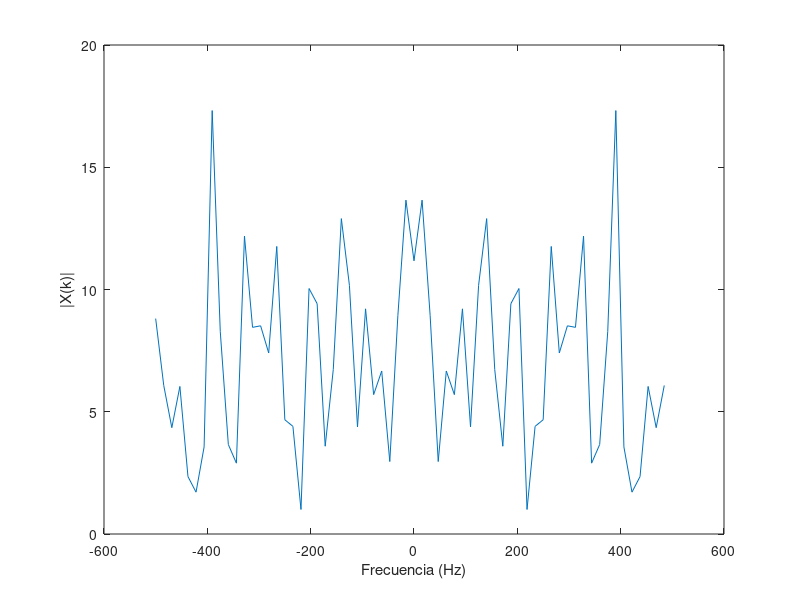

MATLAB code for this plot: (Note: this script raises an error after producing the figure.)
%%%%%%%%%%%%%%%%%%%%%%%%%%%%%%%%%%%%%%%%%%%%%%%%%%%%%%%%%%%%
%%%%%%%%%%%%%%  PARTE 1: Convolución Circular %%%%%%%%%%%%%%
%%%%%%%%%%%%%%%%%%%%%%%%%%%%%%%%%%%%%%%%%%%%%%%%%%%%%%%%%%%%

% PREGUNTA 1

% Parámetros
N = 64;        % Longitud de x[n], puede ajustarse
Ts = 1e-3;     % Periodo de muestreo

% Generar señal aleatoria x[n]
x = randn(N, 1);

% Calcular su espectro X(k)
X = fftshift(fft(x));

% Vector de frecuencia para graficar
Fs = 1/Ts;
f = (-N/2:N/2-1)*(Fs/N);

% Graficar el espectro de x[n]
figure;
plot(f, abs(X));
xlabel("Frecuencia (Hz)");
ylabel("|X(k)|");
xline(0)
title("Espectro de x[n]");


% PREGUNTA 2

% Respuesta al impulso del canal h[n]
h = [-0.1, 0.3, -0.5, 0.7, -0.9, 0.7, -0.5, 0.3, -0.1]';

% Llenar con ceros h[n] hasta longitud N
h_padded = [h; zeros(N - length(h), 1)];

% Calcular su espectro H(k)
H = fftshift(fft(h_padded));

% Graficar el espectro de h[n]
figure;
plot(f, abs(H));
xlabel("Frecuencia (Hz)");
ylabel("|H(k)|");
title("Espectro de h[n]");


% PREGUNTA 3

% Convolución lineal
y = conv(x, h);

% Calcular su FFT de N puntos
Y = fftshift(fft(y, N));

% Graficar el espectro de y[n]
figure;
plot(f, abs(Y));
xlabel("Frecuencia (Hz)");
ylabel("|Y_L(k)|");
title("Espectro de y_L[n] (Convolución Lineal)");


% PREGUNTA 4

% Convolución circular
yc = cconv(x, h, N);  % Convolución circular de N puntos

% Calcular su espectro Yc(k)
Yc = fftshift(fft(yc));

% Graficar el espectro de yc[n]
figure;
plot(f, abs(Yc));
xlabel("Frecuencia (Hz)");
ylabel("|Y_c(k)|");
title("Espectro de y_c[n] (Convolución Circular)");


% PREGUNTA 5

% Calcular el producto X(k) * H(k)
XH = X .* H;

% Comparación entre X(k)*H(k) y Y(k)
figure;
subplot(1,2,1);
plot(f, abs(XH), f, abs(Y));
xlabel("Frecuencia (Hz)");
ylabel("Magnitud");
title("Comparación de X(k)*H(k) y Y_L(k)");
legend("|X(k)*H(k)|", "|Y_L(k)|");

% Comparación entre X(k)*H(k) y Yc(k)
subplot(1,2,2);
plot(f, abs(XH), f, abs(Yc));
xlabel("Frecuencia (Hz)");
ylabel("Magnitud");
title("Comparación de X(k)*H(k) y Y_c(k)");
legend("|X(k)*H(k)|", "|Y_c(k)|");


% PREGUNTA 6

% Longitud del prefijo cíclico (debe ser >= longitud de h[n]-1)
L = length(h) - 1;

% Construir prefijo cíclico a partir de las últimas L muestras de x[n]
cyclic_prefix = x(end-L+1:end);

% Extender x[n] con prefijo cíclico
x_ext = [cyclic_prefix; x];

figure;
hold on;
plot(-L:N-1, x_ext, "b")
plot(0:N-1, x, "r");
xlabel("n");
ylabel("x[n]");
legend("x_{ext}[n]", "x[n]");
title("Señal x[n] y x_{ext}[n] con Prefijo Cíclico");
hold off;


% PREGUNTA 7

% Longitud óptima del prefijo cíclico es L = length(h) - 1
fprintf("Longitud elegida del prefijo cíclico: %d\n", L);

% Convolución lineal con la señal extendida
y_ext = conv(x_ext, h);

% Eliminar las primeras L muestras para extraer el resultado de la convolución circular
yc_extracted = y_ext(L+1:L+N);


figure;
hold on;
plot(-L:N+L-1, y_ext, "b")
plot(0:N-1, yc_extracted, "r");
xlabel("n");
ylabel("x[n]");
xlim([-L, N+L-1])
legend("y_{ext}[n]", "y_c[n]");
title("Convolución circular extraída de la lineal");
hold off;

Yc_extracted = fftshift(fft(yc_extracted));

% Comparación entre X(k)*H(k) y Yc(k) extraído
figure;
plot(f, abs(XH), f, abs(Yc_extracted));
xlabel("Frecuencia (Hz)");
ylabel("Magnitud");
legend("|X(k)*H(k)|", "|Y_{c,extracted}(k)|");
title("Comparación de X(k)*H(k) y Y_{c,extracted}(k)");



%%%%%%%%%%%%%%%%%%%%%%%%%%%%%%%%%%%%%%%%%%%%%%%%%%%%%%%%%%%%
%%%%%%%%%%%%%%%%%%  PARTE 2: Ecualización %%%%%%%%%%%%%%%%%%
%%%%%%%%%%%%%%%%%%%%%%%%%%%%%%%%%%%%%%%%%%%%%%%%%%%%%%%%%%%%

% PREGUNTA 1

% Parámetros de OFDM
NFFT = 128;           % Tamaño de FFT
l_cp = 16;             % Longitud del prefijo cíclico
Nofdm = 100;          % Número de símbolos OFDM
Nf = 10;            % Número de subportadoras de datos
m_ary = 4;            % Modulación QPSK

% Respuesta al impulso del canal h[n]
h = [-0.1, 0.3, -0.5, 0.7, -0.9, 0.7, -0.5, 0.3, -0.1]';
H = fft(h, NFFT);

% Generar bits aleatorios
numBits = Nf * Nofdm * log2(m_ary);
bits = randi([0 1], numBits, 1);

% Modulación QPSK
mod = moduladorQPSK(bits);
mod = reshape(mod, Nf, Nofdm);

% Inicializar la matriz de símbolos OFDM
X = zeros(NFFT, Nofdm);

% Mapear símbolos a subportadoras
X(29:29+Nf-1, :) = mod;

% Símbolos inversos para subportadoras negativas
X(NFFT/2+2:NFFT,:) = flipud(conj(X(2:NFFT/2,:)));

% Modulación OFDM (IFFT)
ofdm_mod = ifft(X, NFFT);

% Agregar intervalo de guarda lleno de ceros
ofdm_with_guard = [zeros(l_cp, Nofdm); ofdm_mod];

% Serializar los símbolos OFDM
s = ofdm_with_guard(:);

% PREGUNTA 2

% Transmitir a través del canal
s_rx = conv(s, h);
s_rx = s_rx(1:length(s));

% Remodelar la señal recibida
s_rx_matrix = reshape(s_rx, NFFT + l_cp, Nofdm);

% Eliminar el intervalo de guarda
received_mod = s_rx_matrix(l_cp+1:end, :);

% Demodulación OFDM (FFT)
Y = fft(received_mod, NFFT);

size(Y)
size(repmat(H.', 1, Nofdm))

% Ecualización en el dominio de frecuencia
Y_eq = Y ./ repmat(H, 1, Nofdm);

% Extraer las subportadoras de datos
received_data = Y_eq(2:Nf+1, :);
received_data = received_data(:);

% Demodulación QPSK
received_bits = demoduladorQPSK(received_data);

% Calcular BER
num_errors = sum(bits ~= received_bits);
bit_error_rate = num_errors / numBits;
fprintf("Caso a) BER con intervalo de guarda en cero: %f\n", bit_error_rate);

% Diagrama de constelación
figure;
subplot(1,2,1);
plot(real(mod), imag(mod), "o");
title("Constelación Transmitida");
xlabel("En Fase");
ylabel("En Cuadratura");
axis square;

subplot(1,2,2);
plot(real(received_data), imag(received_data), "o");
title("Constelación Recibida (Caso a)");
xlabel("En Fase");
ylabel("En Cuadratura");
axis square;

%%%%%%%%%%%%%%%%%%%%%%%%%%%%%%%%%%%%%%%%%%%%%%%%%%%%%%%%%%%%
%%%%%%%%%%%%  PARTE B: Intervalo de guarda con 0 %%%%%%%%%%%%%%%%%%
%%%%%%%%%%%%%%%%%%%%%%%%%%%%%%%%%%%%%%%%%%%%%%%%%%%%%%%%%%%%

% Actualizar l_cp para el Caso b)
l_cp = 4;  % Longitud del prefijo cíclico menor al canal

% Modulación QPSK
mod_b = moduladorQPSK(bits);

% Remodelar símbolos en subportadoras x símbolos OFDM
mod_b = reshape(mod_b, Nf, Nofdm);

% Inicializar la matriz de símbolos OFDM
X_b = zeros(NFFT, Nofdm);

% Mapear símbolos a subportadoras
X_b(2:Nf+1, :) = mod_b;

% Modulación OFDM (IFFT)
ofdm_mod_b = ifft(X_b, NFFT);

% Agregar prefijo cíclico (copia de las últimas l_cp muestras)
cyclic_prefix_b = ofdm_mod_b(end-l_cp+1:end, :);
ofdm_with_cp_b = [cyclic_prefix_b; ofdm_mod_b];

% Serializar los símbolos OFDM
s_b = ofdm_with_cp_b(:);

% Transmitir a través del canal
s_rx_b = conv(s_b, h);
s_rx_b = s_rx_b(1:length(s_b));

% Remodelar la señal recibida
s_rx_matrix_b = reshape(s_rx_b, NFFT + l_cp, Nofdm);

% Eliminar el prefijo cíclico
received_mod_b = s_rx_matrix_b(l_cp+1:end, :);

% Demodulación OFDM (FFT)
Y_b = fft(received_mod_b, NFFT);

% Ecualización en el dominio de frecuencia
Y_eq_b = Y_b ./ repmat(H, 1, Nofdm);

% Extraer las subportadoras de datos
received_data_b = Y_eq_b(2:Nf+1, :);
received_data_b = received_data_b(:);

% Demodulación QPSK
received_bits_b = demoduladorQPSK(received_data_b);

% Calcular BER
num_errors_b = sum(bits ~= received_bits_b);
bit_error_rate_b = num_errors_b / numBits;
fprintf("Caso b) BER con prefijo cíclico corto: %f\n", bit_error_rate_b);

% Diagrama de constelación
figure;
subplot(1,2,1);
plot(real(mod_b), imag(mod_b), "o");
title("Constelación Transmitida");
xlabel("En Fase");
ylabel("En Cuadratura");
axis square;

subplot(1,2,2);
plot(real(received_data_b), imag(received_data_b), "o");
title("Constelación Recibida (Caso b)");
xlabel("En Fase");
ylabel("En Cuadratura");
axis square;

%%%%%%%%%%%%%%%%%%%%%%%%%%%%%%%%%%%%%%%%%%%%%%%%%%%%%%%%%%%%
%%%%%%%%%%%%  PARTE C:  %%%%%%%%%%%%%%%%%%
%%%%%%%%%%%%%%%%%%%%%%%%%%%%%%%%%%%%%%%%%%%%%%%%%%%%%%%%%%%%

% Actualizar l_cp para el Caso c)
l_cp = 16;  % Longitud del prefijo cíclico igual o mayor al canal

% Modulación QPSK
mod_c = moduladorQPSK(bits);

% Remodelar símbolos en subportadoras x símbolos OFDM
mod_c = reshape(mod_c, Nf, Nofdm);

% Inicializar la matriz de símbolos OFDM
X_c = zeros(NFFT, Nofdm);

% Mapear símbolos a subportadoras
X_c(2:Nf+1, :) = mod_c;

% Modulación OFDM (IFFT)
ofdm_mod_c = ifft(X_c, NFFT);

% Agregar prefijo cíclico (copia de las últimas l_cp muestras)
cyclic_prefix_c = ofdm_mod_c(end-l_cp+1:end, :);
ofdm_with_cp_c = [cyclic_prefix_c; ofdm_mod_c];

% Serializar los símbolos OFDM
s_c = ofdm_with_cp_c(:);

% Transmitir a través del canal
s_rx_c = conv(s_c, h);
s_rx_c = s_rx_c(1:length(s_c));

% Remodelar la señal recibida
s_rx_matrix_c = reshape(s_rx_c, NFFT + l_cp, Nofdm);

% Eliminar el prefijo cíclico
received_mod_c = s_rx_matrix_c(l_cp+1:end, :);

% Demodulación OFDM (FFT)
Y_c = fft(received_mod_c, NFFT);

% Ecualización en el dominio de frecuencia
Y_eq_c = Y_c ./ repmat(H, 1, Nofdm);

% Extraer las subportadoras de datos
received_data_c = Y_eq_c(2:Nf+1, :);
received_data_c = received_data_c(:);

% Demodulación QPSK
received_bits_c = demoduladorQPSK(received_data_c);

% Calcular BER
num_errors_c = sum(bits ~= received_bits_c);
bit_error_rate_c = num_errors_c / numBits;
fprintf("Caso c) BER con prefijo cíclico suficiente: %f\n", bit_error_rate_c);

% Diagrama de constelación
figure;
subplot(1,2,1);
plot(real(mod_c), imag(mod_c), "o");
title("Constelación Transmitida");
xlabel("En Fase");
ylabel("En Cuadratura");
axis square;

subplot(1,2,2);
plot(real(received_data_c), imag(received_data_c), "o");
title("Constelación Recibida (Caso c)");
xlabel("En Fase");
ylabel("En Cuadratura");
axis square;
